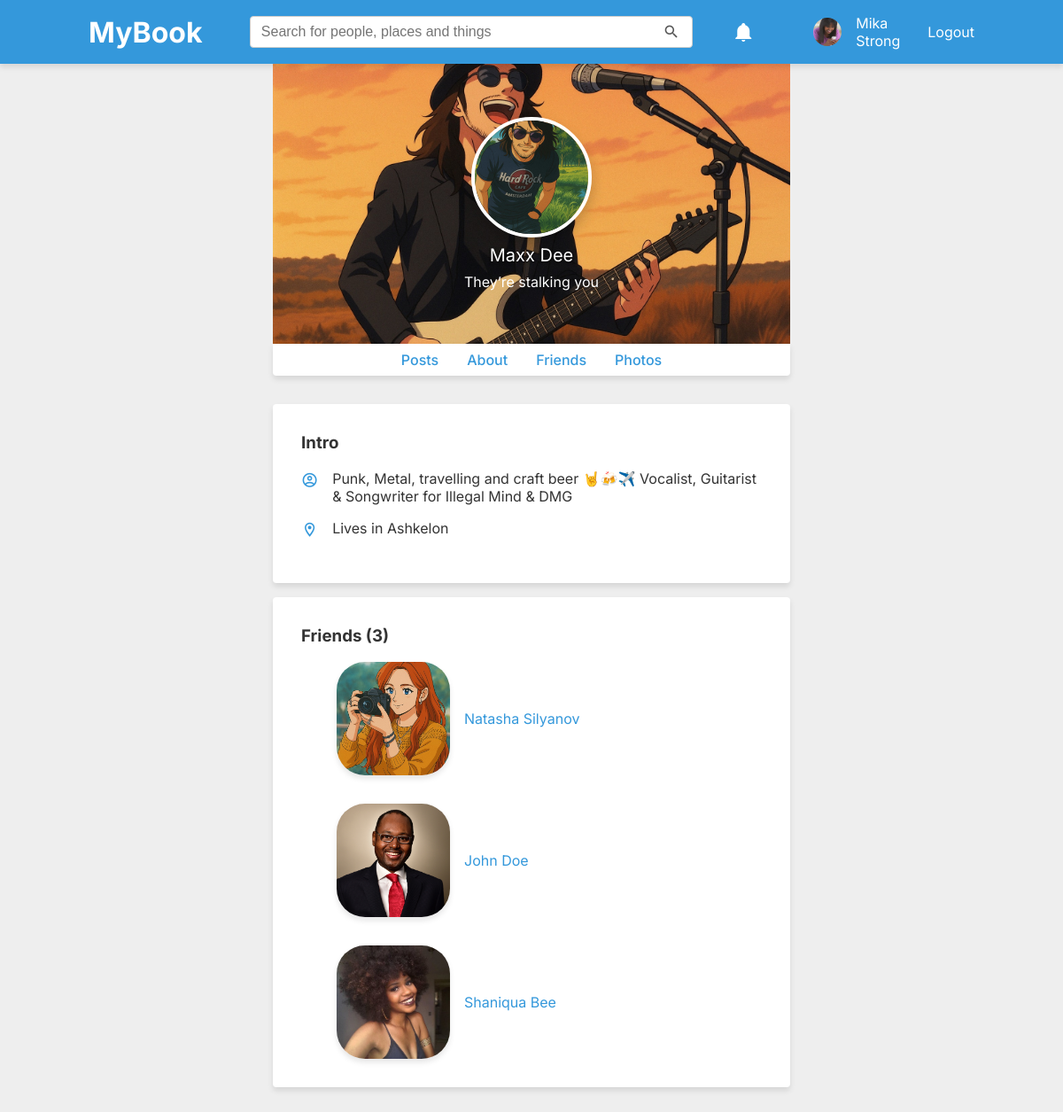
The page /pages/about.php?u=maxxdee (signed in) on the database its author committed.
### tables this page shows
CREATE TABLE users (
    id INTEGER PRIMARY KEY AUTOINCREMENT,
    username TEXT NOT NULL UNIQUE,
    email TEXT NOT NULL UNIQUE,
    password TEXT NOT NULL,
    created_at DATETIME DEFAULT CURRENT_TIMESTAMP
, avatar TEXT, cover TEXT, gender TEXT, display_name TEXT, about_me TEXT, location VARCHAR);

### includes/classes/UserManager.php (called while the page is built, shortened)
<?php
class UserManager
{
    private PDO $pdo;
    public function __construct(PDO $pdo)
    {
        $this->pdo = $pdo;
    }
    public function getLoggedInUser(): ?array
    {
        $stmt = $this->pdo->prepare(
            "SELECT *
                    FROM users
                    WHERE username = :username"
        );
        $stmt->execute(['username' => $_SESSION['username']]);
        return $stmt->fetch(PDO::FETCH_ASSOC) ?: null;
    }
    public function getUserByUsername(string $username): ?array
    {
        $stmt = $this->pdo->prepare(
            "SELECT *
                    FROM users
                    WHERE username = :username"
        );
        $stmt->execute(['username' => $username]);
        $user = $stmt->fetch(PDO::FETCH_ASSOC);
        return $user ?: null;
    }
    public function getUserByUserId(string $user_id): ?array
    {
        $stmt = $this->pdo->prepare(
            "SELECT *
                    FROM users
                    WHERE id = :user_id"
        );
        $stmt->execute(['user_id' => $user_id]);
        $user = $stmt->fetch(PDO::FETCH_ASSOC);
        return $user ?: null;
    }
}

### includes/classes/NotificationsRenderer.php (called while the page is built)
<?php
class NotificationsRenderer
{
    private PDO $pdo;
    public function __construct(PDO $pdo)
    {
        $this->pdo = $pdo;
    }
    public function renderDropdown(array $notifications): string
    {
        $html = '<ul>';
        foreach ($notifications as $notification) {
            $html .= $this->renderItem($notification);
        }
        $html .= '</ul>';
        return $html;
    }
    public function renderItem(array $notification): string
    {
        $userManager = new UserManager($this->pdo);
        $actorId = $notification['actor_id'] ?? null;
        if ($actorId) {
            $actor = $userManager->getUserByUserId($actorId);
        } else {
            $actor = [
                'display_name' => 'System',
                'avatar' => '/assets/img/default-avatar.png'
            ];
        }
        $when = timeAgoShort($notification['created_at']);
        return '<li class="notification-item">
                    <a href="' . $notification['link'] . '" class="' . ($notification['is_read'] ? '' : 'new') . '">
                        <img src="' . $actor['avatar'] . '" alt="Profile" class="avatar-small">
                        <div>
                            <span class="notification-text">' . $notification['content'] . '</span>
                            <span class="post-date">' . $when . '</span>
                        </div>
                    </a>
                </li>';
    }
}

### includes/classes/NotificationsManager.php (called while the page is built, shortened)
<?php
class NotificationsManager
{
    public  function getAllByUser(PDO $pdo, int $user_id): ?array
    {
        $stmt = $pdo->prepare(
            "SELECT *
                    FROM notifications
                    WHERE user_id = :user_id
                    ORDER BY created_at DESC"
        );
        $stmt->execute(['user_id' => $user_id]);
        $notifications = $stmt->fetchAll(PDO::FETCH_ASSOC);
        return $notifications ?: null;
    }
}

### includes/autoloader.php (called while the page is built, shortened)
<?php
spl_autoload_register(function ($class) {
    $classPath = __DIR__ . '/classes/' . $class . '.php';
});

### includes/classes/FriendManager.php (called while the page is built, shortened)
<?php
class FriendManager
{
    private PDO $pdo;
    public function __construct(PDO $pdo)
    {
        $this->pdo = $pdo;
    }
    public function getFriendStatus(int $userId, int $profileId): string
    {
        $stmt = $this->pdo->prepare(
            "SELECT user_id, friend_id, status
                    FROM friends
                    WHERE
                        (user_id = :user AND friend_id = :profile)
                    OR (user_id = :profile AND friend_id = :user)"
        );
        $stmt->execute(['user' => $userId, 'profile' => $profileId]);
        $row = $stmt->fetch(PDO::FETCH_ASSOC);
        if ($row['status'] === self::FRIEND_STATUS['STALKER']) {
            if ($row['user_id'] == $_SESSION['user_id']) {
                return 'stalker';
            } else {
                return 'followed_by';
            }
        }
        return 'none';
    }
    public function getFriends(int $profileId): array
    {
        $stmt = $this->pdo->prepare(
            'SELECT
                        users.username,
                        users.id AS user_id,
                        users.display_name,
                        users.avatar
                    FROM friends
                    JOIN users
                    ON (users.id = friends.friend_id AND friends.user_id = :id)
                    OR (users.id = friends.user_id AND friends.friend_id = :id)
                    WHERE friends.status = :status'
        );
        $stmt->execute([
            'id' => $profileId,
            'status'  => self::FRIEND_STATUS['ACCEPTED']
        ]);
        return $stmt->fetchAll(PDO::FETCH_ASSOC);
    }
}

### includes/modules/user-avatar.php (the view)
<div class="avatar">
    <a href="<?= $BASE_URL ?>/pages/profile.php?u=<?= $user["username"] ?>">
        <img src="<?= $BASE_URL ?><?= $user['avatar'] ?>" alt="Profile" class="avatar-small">
        <span class="username"><?= $user["display_name"] ?></span>
    </a>
    <?php include_once __DIR__ . '/user-logout.php'; ?>
</div>

### includes/header.php (shortened to what this page needs)
<?php
include_once(__DIR__ . '/../config.php');
?>
<!DOCTYPE html>
<html lang="en">
<head>
    <link rel="stylesheet" href="<?= $BASE_URL ?>/css/style.css">
    <link rel="stylesheet" href="https://cdn.jsdelivr.net/npm/@mdi/font/css/materialdesignicons.min.css">
</head>
<body>
    <header id="header" class="<?= !empty($fullHeader) ? 'header-large' : 'header-compact' ?>">
        <div class="wrapper">
            <?php include_once __DIR__ . '/modules/header-logo.php'; ?>
            <?php include_once __DIR__ . '/modules/header-search.php'; ?>
            <?php include_once __DIR__ . '/modules/header-notifications.php'; ?>
            <?php include_once __DIR__ . '/modules/user-avatar.php'; ?>
        </div>
    </header>

### includes/modules/header-logo.php
<h1><a href="<?= $BASE_URL ?>/pages/timeline.php">MyBook</a></h1>

### includes/modules/header-search.php (shortened to what this page needs)
<form action="<?= $BASE_URL ?>/search.php" method="get" class="search-form">
    <input type="text" name="q" placeholder="Search for people, places and things" class="input search-input">
</form>

### includes/modules/header-notifications.php (shortened to what this page needs)
<?php
$NotificationsRenderer = new NotificationsRenderer($pdo);
$NotificationsManager = new NotificationsManager();
$notifications = $NotificationsManager->getAllByUser($pdo, $user['id']);
?>
<div class="notification-wrapper">
    <button id="notification-toggle" class="notification-button" aria-label="Notifications">
        <i class="mdi mdi-bell has-unread"></i>
    </button>
        <?= $NotificationsRenderer->renderDropdown($notifications) ?>
</div>

### includes/modules/user-logout.php
<div class="logout">
    <a href="<?= $BASE_URL ?>/actions/auth/logout-process.php">
        Logout
    </a>
</div>

### pages/about.php (shortened to what this page needs)
<?php
include_once __DIR__ . '/../config.php';
$pdo = getDBConnection();
$username = $_GET['u'];
$UserManager = new UserManager($pdo);
$user = $UserManager->getLoggedInUser();
$profile = $UserManager->getUserByUsername($username);
$coverImage = $BASE_URL . $profile['cover'];
$profilePicUrl = $BASE_URL . $profile['avatar'];
$profileFullName = $profile['display_name'];
include_once __DIR__ . '/../includes/header.php';
?>
<main>
    <div id="left-container">
    </div>
    <div id="main-container">
        <?php include_once __DIR__ . '/../includes/profile-cover.php'; ?>
        <?php include_once __DIR__ . '/../includes/profile-nav.php'; ?>
        <div class="content-container">
            <?php include_once __DIR__ . '/../includes/about-main.php'; ?>
        </div>
</main>
<?php include_once __DIR__ . '/../includes/footer.php'; ?>

### includes/profile-cover.php
<div class="profile-top" style="background-image: url('<?= $coverImage ?>');">
    <img src="<?= $profilePicUrl ?>" alt="Profile" class="avatar-large avatar-large shadow border">
    <p class="username text-shadow"><?= $profileFullName ?></p>
    <?php include_once __DIR__ . '/modules/friend-action-button.php'; ?>
</div>

### includes/modules/friend-action-button.php
<?php
$FriendManager = new FriendManager($pdo);
$status = $FriendManager->getFriendStatus($user['id'], $profile['id']);
echo FriendRenderer::actionButtons($pdo, $user['id'], $profile['id'], $BASE_URL);

### includes/classes/FriendRenderer.php (shortened to what this page needs)
<?php
class FriendRenderer
{
    public static function friendItem($username, $displayName, $avatar, $baseUrl)
    {
        return '
            <li>
                <a href="' . $baseUrl . '/pages/profile.php?u=' . htmlspecialchars($username) . '">
                    <img src="' . $baseUrl . $avatar . '" alt="' . htmlspecialchars($username) . '">
                    <div class="friend-name">' . htmlspecialchars($displayName) . '</div>
                </a>
            </li>
            ';
    }
    public static function actionButtons(
        PDO $pdo,
        int $viewerId,
        int $profileId,
        string $baseUrl
    ): string {
        $FriendManager = new FriendManager($pdo);
        $status = $FriendManager->getFriendStatus($viewerId, $profileId);
        $output = '';
        if ($status === 'none' && $viewerId !== $profileId) {
            $output .= self::renderActionButton($profileId, $baseUrl, '/actions/friends/add-friend.php', 'primary', 'Add Friend');
        } elseif ($status === 'pending_sent') {
            $output .= self::renderActionButton($profileId, $baseUrl, '/actions/friends/cancel-friend.php', 'info', 'Cancel Request');
        } elseif ($status === 'accepted') {
        } elseif ($status === 'stalker') {
            $output .= self::renderActionButton($profileId, $baseUrl, '/actions/friends/cancel-friend.php', 'info', 'Unfollow');
        } elseif ($status === 'followed_by') {
            $output .= '<span class="badge muted">They’re stalking you</span>';
        }
        return $output;
    }
}

### includes/profile-nav.php (shortened to what this page needs)
<nav class="profile-nav">
    <ul>
        <li><a href="<?= $BASE_URL ?>/pages/profile.php?u=<?= $username ?>">Posts</a></li>
        <li><a href="<?= $BASE_URL ?>/pages/about.php?u=<?= $username ?>">About</a></li>
        <li><a href="<?= $BASE_URL ?>/pages/friends.php?u=<?= $username ?>">Friends</a></li>
        <li><a href="#">Photos</a></li>
    </ul>
</nav>

### includes/about-main.php
<div class="main-content">
    <?php include_once __DIR__ . '/modules/about-box.php'; ?>
    <?php include_once __DIR__ . '/modules/friends-box.php'; ?>
</div>

### includes/modules/about-box.php (shortened to what this page needs)
<?php
$pdo = getDBConnection();
$UserManager = new UserManager($pdo);
$user = $UserManager->getUserByUsername($username);
?>
<div class="content-box">
    <h3>Intro</h3>
    <div class="sidebar-item">
        <i class="mdi mdi-account-circle-outline"></i>
        <p><?= !empty($user['about_me']) ? htmlspecialchars($user['about_me']) : 'No information provided yet.'; ?></p>
    </div>
    <div class="sidebar-item">
        <i class="mdi mdi-map-marker-outline"></i>
        <p><?= !empty($user['location']) ? 'Lives in ' . htmlspecialchars($user['location']) : 'Location not specified.'; ?></p>
    </div>
</div>

### includes/modules/friends-box.php (shortened to what this page needs)
<?php
$pdo = getDBConnection();
$FriendManager = new FriendManager($pdo);
$profileId = $profile['id'];
$friends = $FriendManager->getFriends($profileId);
?>
<div class="content-box">
    <h3>Friends (<?= count($friends) ?>)</h3>
    <ul class="friends-list">
        <?php
        foreach ($friends as $friend) {
            $friendUsername = $friend['username'];
            $friendName = $friend['display_name'];
            $friendAvatar = $friend['avatar'];
            echo FriendRenderer::friendItem($friendUsername, $friendName, $friendAvatar, $BASE_URL);
        }
        ?>
    </ul>
</div>

### includes/footer.php (shortened to what this page needs)
</body>
</html>

### css/base.css (style rules this page uses)
* { margin: 0; }
:root { --primary-color: #3498db; --primary-hover-color: #2980b9; --secondary-color: #2ecc71; --secondary-hover-color: #27ae60; --alert-color: #e74c3c; --alert-hover-color: #c0392b; --warning-color: #f8c555; --info-color: #f5f5f5; --info-hover-color: #fafafa; --primary-text-color: #333; --lighter-text-color: #999; --secondary-text-darker-color: #eeeeee; --secondary-text-color: #fff; --primary-glow-color: #fff; --link-color: #3498db; --container-bg-color: #fff; --primary-bg-color: #eeeeee; --light-bg-color: #e6e6e6; --lighter-bg-color: #f5f5f5; --default-border: 1px solid #ccc; --lighter-border: 1px solid #f5f5f5; --light-border: 1px solid #e6e6e6; --padding-smaller: 0.5em; --padding-small: 1em; --padding-default: 2em; --padding-bigger: 4em; --padding-biggest: 8em; --profile-top-height: 300px; --container-width: 1000px; --border-radius-small: 0.125em; --border-radius-medium: 0.25em; --border-radius-large: 0.5em; --shadow-default: 0 4px 6px rgba(0, 0, 0, 0.1); --shadow-medium: 0 6px 10px rgba(0, 0, 0, 0.15); --shadow-large: 0 8px 15px rgba(0, 0, 0, 0.2); --font-size-small: 0.875rem; --font-size-medium: 1rem; --font-size-large: 1.25rem; --avatar-size-small: 2em; --avatar-size-medium-small: 3em; --avatar-size-medium: 4em; --avatar-size-large: 8em; --avatar-size-larger: 12em; --avatar-size-huge: 16em; --sidebar-max-width: 15em; }
body { font-family: 'Inter', sans-serif; color: var(--primary-text-color); background-color: var(--primary-bg-color); }
a { color: var(--primary-color); text-decoration: none; }

### css/layout.css (style rules this page uses)
#header { background-color: var(--primary-color); padding: var(--padding-small); display: flex; align-items: flex-start; gap: var(--padding-small); box-shadow: var(--shadow-default); position: sticky; top: 0; z-index: 1000; }
#header.header-compact { display: flex; align-items: center; padding: var(--padding-small) var(--padding-default); }
#header.header-compact .wrapper { display: grid; grid-template-columns: 1fr 3fr 0.5fr 1fr; align-items: center; padding: 0 var(--padding-default); width: 100%; max-width: var(--container-width); margin: 0 auto; }
#header a { color: var(--secondary-text-color); text-decoration: none; }
main { display: grid; grid-template-columns: 1fr 2fr 1fr; gap: var(--padding-small); }

### css/components.css (style rules this page uses)
.search-form { position: relative; width: 100%; max-width: 500px; }
.search-input { width: 100%; padding: 0.5em 2.5em 0.5em 0.75em; border: 1px solid var(--border-color-light, #ccc); border-radius: var(--border-radius-medium); font-size: var(--font-size-medium, 1rem); box-sizing: border-box; }
.border { border: 4px solid var(--container-bg-color); }
.shadow { box-shadow: var(--shadow-default); }
.text-shadow { text-shadow: var(--shadow-default); }

### rows shown on the page
users: avatar (picture), display_name "Mika Strong"
users: cover (picture), avatar (picture), display_name "Maxx Dee", about_me "Punk, Metal, travelling and craft beer 🤘🍻✈️ Vocalist, Guitarist & Songwriter for Illegal Mind & DMG", location "Ashkelon"

### other values the page prints
count($friends) "3"
$displayName "Natasha Silyanov"
$displayName "John Doe"
$displayName "Shaniqua Bee"
